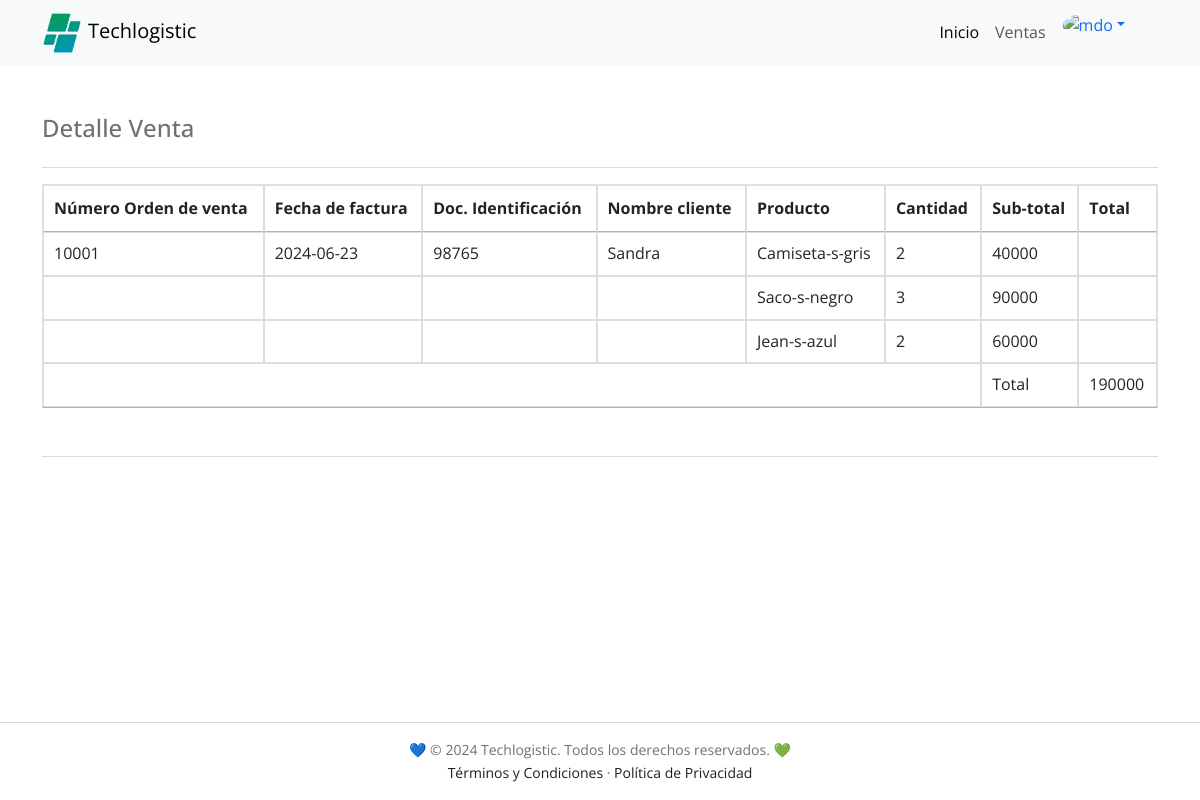
/dashboard/ventas/ver_detalle.php?numero=10001, run on the app's committed database.
### tables this page shows
CREATE TABLE `orden_venta` (
  `numero_orden_venta` int NOT NULL AUTO_INCREMENT,
  `id_funcionario` int NOT NULL,
  `id_persona` int NOT NULL,
  `id_medio_pago` int NOT NULL,
  `fecha_factura` date NOT NULL,
  `doc_identidad` int NOT NULL,
  `nombre_cliente` varchar(45) NOT NULL,
  PRIMARY KEY (`numero_orden_venta`),
  KEY `id_medio_pago` (`id_medio_pago`),
  KEY `id_funcionario` (`id_funcionario`),
  KEY `id_persona` (`id_persona`) /*!80000 INVISIBLE */,
  CONSTRAINT `orden_venta_ibfk_1` FOREIGN KEY (`id_medio_pago`) REFERENCES `medio_pago` (`id_medio_pago`),
  CONSTRAINT `orden_venta_ibfk_2` FOREIGN KEY (`id_funcionario`) REFERENCES `funcionario` (`id_funcionario`),
  CONSTRAINT `orden_venta_ibfk_3` FOREIGN KEY (`id_persona`) REFERENCES `personas` (`id_persona`)
);

CREATE TABLE `producto` (
  `codigo_producto` int NOT NULL AUTO_INCREMENT,
  `id_funcionario` int NOT NULL,
  `cantidad` int NOT NULL,
  `nombre_producto` varchar(60) NOT NULL,
  `material` varchar(60) NOT NULL,
  `precio` float NOT NULL,
  `talla` varchar(50) NOT NULL,
  `color_producto` varchar(20) NOT NULL,
  `ubicacion` varchar(20) NOT NULL,
  PRIMARY KEY (`codigo_producto`),
  KEY `id_funcionario` (`id_funcionario`),
  CONSTRAINT `producto_ibfk_1` FOREIGN KEY (`id_funcionario`) REFERENCES `funcionario` (`id_funcionario`)
);

CREATE TABLE `detalle_venta` (
  `id_detalle_venta` int NOT NULL AUTO_INCREMENT,
  `numero_orden_venta` int NOT NULL,
  `producto` int NOT NULL,
  `cantidad` int NOT NULL,
  `subtotal` float NOT NULL,
  PRIMARY KEY (`id_detalle_venta`),
  KEY `numero_orden_venta` (`numero_orden_venta`),
  KEY `producto_ibfk_2_idx` (`producto`),
  CONSTRAINT `detalle_venta_ibfk_1` FOREIGN KEY (`numero_orden_venta`) REFERENCES `orden_venta` (`numero_orden_venta`),
  CONSTRAINT `detalle_venta_ibfk_2` FOREIGN KEY (`producto`) REFERENCES `producto` (`codigo_producto`)
);

### dashboard/ventas/ver_detalle.php (the view, shortened to what this page needs)
<!DOCTYPE html>
<html lang="es">
<head>
    <link href='https://unpkg.com/boxicons@2.0.7/css/boxicons.min.css' rel='stylesheet'>
    <link href="https://cdn.jsdelivr.net/npm/bootstrap@5.3.0/dist/css/bootstrap.min.css" rel="stylesheet">
    <link rel="stylesheet" href="../../HTML/styles/techlogistic.css">
    <link rel="stylesheet" type="text/css" href="https://cdn.datatables.net/1.11.5/css/jquery.dataTables.css">
    <link rel="stylesheet" type="text/css" href="https://cdn.datatables.net/buttons/2.0.1/css/buttons.dataTables.min.css">
</head>
<body>
    <nav class="navbar navbar-expand-lg bg-body-tertiary">
        <div class="container">
            <a href="../../PHP/indexdash.php" class="navbar-brand" title="Techlogistic"><img src="../../images/favicon.png" alt="Logo Techlogistic" class="navigation__image">Techlogistic</a>
            <div class="collapse navbar-collapse" id="navbarNavDropdown">
                <ul class="navbar-nav ms-auto me-4 mb-2 mb-lg-0">
                    <li class="nav-item">
                        <a class="nav-link active" aria-current="page" href="../../PHP/indexdash.php"> Inicio </a>
                    </li>
                    <li class="nav-item">
                        <a class="nav-link" aria-current="page" href="./indexventas.php">Ventas</a>
                    </li>
                    <li class="nav-item dropdown">
                        <div class="dropdown" role="group">
                            <a class="dropdown-toggle dropdown-toggle-split" data-bs-toggle="dropdown" aria-expanded="false">
                                <img src="https://higinnamora.github.io/techlogistic/images/profile/profile.png" alt="mdo" class="rounded-circle" width="38" height="38" />
                            </a>
                        </div>
                    </li>
                </ul>
            </div>
        </div>
    </nav>
    <main class="container my-5 h-100">
        <div class="d-flex flex-column flex-md-row justify-content-between">
            <h4 class="text-md-start text-left">Detalle Venta</h4>
        </div>
        <hr>
        <div class="table-responsive">
            <?php
            include_once "../../PHP/conexion_a_la_DB.php";
            if (isset($_GET['numero'])) {
                $numero = $_GET['numero'];
                $sql = "SELECT ov.numero_orden_venta, ov.fecha_factura, ov.doc_identidad, ov.nombre_cliente, p.nombre_producto, dv.cantidad, dv.subtotal
                        FROM orden_venta ov
                        INNER JOIN detalle_venta dv ON ov.numero_orden_venta = dv.numero_orden_venta
                        INNER JOIN producto p ON p.codigo_producto = dv.producto
                        WHERE ov.numero_orden_venta = '$numero'";
                $datos = $conexion->query($sql);
                if ($datos->num_rows > 0) {
                    $total = 0;
                    echo '<table id="ventas" class="table">
                          <thead>
                              <tr>
                                  <th scope="col">Número Orden de venta</th>
                                  <th scope="col">Fecha de factura</th>
                                  <th scope="col">Doc. Identificación</th>
                                  <th scope="col">Nombre cliente</th>
                                  <th scope="col">Producto</th>
                                  <th scope="col">Cantidad</th>
                                  <th scope="col">Sub-total</th>
                                  <th scope="col">Total</th>
                              </tr>
                          </thead>
                          <tbody>';
                    $row_primero = $datos->fetch_assoc();
                    $numero_orden_venta = $row_primero["numero_orden_venta"];
                    $fecha_factura = $row_primero["fecha_factura"];
                    $doc_identidad = $row_primero["doc_identidad"];
                    $nombre_cliente = $row_primero["nombre_cliente"];
                    echo "
                        <tr>
                            <td>$numero_orden_venta</td>
                            <td>$fecha_factura</td>
                            <td>$doc_identidad</td>
                            <td>$nombre_cliente</td>
                            <td>{$row_primero['nombre_producto']}</td>
                            <td>{$row_primero['cantidad']}</td>
                            <td>{$row_primero['subtotal']}</td>
                            <td></td>
                        </tr>";
                    $total += $row_primero['subtotal'];
                    while ($row = $datos->fetch_assoc()) {
                        echo "
                            <tr>
                                <td></td>
                                <td></td>
                                <td></td>
                                <td></td>
                                <td>{$row['nombre_producto']}</td>
                                <td>{$row['cantidad']}</td>
                                <td>{$row['subtotal']}</td>
                                <td></td>
                            </tr>";
                        $total += $row['subtotal'];
                    }
                    echo "
                        <tr>
                            <td colspan='6'></td>
                            <td>Total</td>
                            <td>$total</td>
                        </tr>";
                    echo "</tbody></table>\n";
                } else {
                    echo "No se encontraron resultados para el número de orden de venta especificado.";
                }
            } else {
                echo "Número de orden de venta no especificado.";
            }
            ?>
        </div>
        <hr class="my-5">
    </main>
    <footer>
        <div class="copyright footer-absolute">
            <div class="bd-container">
                <p>💙 © 2024 Techlogistic. Todos los derechos reservados. 💚</p>
                <p><a href="../../HTML/terminos-y-condiciones.html">Términos y Condiciones</a> · <a href="../../HTML/politica-de-privacidad.html">Política de Privacidad</a></p>
            </div>
        </div>
    </footer>
</body>
</html>

### HTML/styles/techlogistic.css (style rules this page uses)
:root { --header-height: 3rem; --header-height-desktop: 70px; --first-color: #017260; --first-color-alt: #167C38; --secondary-color: #0097b2; --title-color: #393939; --text-color: #707070; --text-color-light: #A6A6A6; --body-color: #FFFFFF; --container-color: #FFFFFF; --black-color-001: #1E1E1E; --gray-color-001: #D9D9D9; --text-color-001: #242B55; --text-color-002: #fafafa; --text-color-white: #ffffff; --body-font: 'Open Sans', sans-serif; --biggest-font-size: 2.25rem; --h1-font-size: 1.5rem; --h2-font-size: 1.25rem; --h3-font-size: 1rem; --normal-font-size: .938rem; --small-font-size: .813rem; --smaller-font-size: .75rem; --font-medium: 500; --font-semi-bold: 600; --m-1: .5rem; --m-2: 1rem; --m-3: 1.5rem; --m-4: 2rem; --m-5: 2.5rem; --m-6: 3rem; --z-tooltip: 10; --z-fixed: 100; }
@media screen and (min-width: 768px) { :root { --biggest-font-size: 4rem; --h1-font-size: 2.25rem; --h2-font-size: 1.5rem; --h3-font-size: 1.25rem; --normal-font-size: 1rem; --small-font-size: .875rem; --smaller-font-size: .813rem; } }
*,::before,::after { box-sizing: border-box; }
html { height: 100%; }
html, body { scroll-behavior: smooth; }
body { background-color: var(--body-color); color: var(--text-color); display: flex; flex-direction: column; font-family: var(--body-font); font-size: var(--normal-font-size); line-height: 1.6; margin: var(--header-height) 0 0 0; width: 100%; }
h1, h2, h3, p, ul { margin: 0; }
a { text-decoration: none; }
img { height: auto; max-width: 100%; }
.mb-2 { margin-bottom: var(--m-2); }
.bd-container { margin-left: var(--m-2); margin-right: var(--m-2); max-width: 960px; width: calc(100% - 2rem); }
.navigation__image { width: 40px; margin-right: 6px; }
.copyright { text-align: center; padding: 16px 0; border-top: 1px solid var(--gray-color-001); margin-top: auto; }
.copyright p { font-size: 14px; color: var(--text-color); }
.copyright p a { color: var(--black-color-001); }
@media screen and (min-width: 768px) { body { margin: 0; } }
@media screen and (min-width: 992px) { .bd-container { margin-left: auto; margin-right: auto; } }
table { width: 100%; border-collapse: collapse; margin-top: 20px; }
table, th, td { border: 1px solid #ddd; }
th, td { padding: 12px; text-align: left; }
th { background-color: #f2f2f2; }
tr:nth-child(even) { background-color: #f9f9f9; }
.footer-absolute { position: absolute; bottom: 0; width: 100%; }

### data on the page
orden_venta: numero_orden_venta "10001", fecha_factura "2024-06-23", doc_identidad "98765", nombre_cliente "Sandra"
producto: nombre_producto "Camiseta-s-gris"
detalle_venta: cantidad "2", subtotal "40000"
detalle_venta: producto.nombre_producto "Saco-s-negro", cantidad "3", subtotal "90000"
detalle_venta: producto.nombre_producto "Jean-s-azul", cantidad "2", subtotal "60000"

### other printed values
$total "190000"
